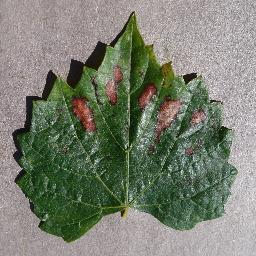
#> input picture grape_base/black_measles/0279ec2c-5470-47e8-b1ba-79442bd323bb___FAM_B.Msls 4396_flipLR.JPG, 256 x 256 px; its folder holds only this picture in this run
$ jupyter execute --allow-errors LBP.ipynb
#> lines starting #> are read from the running program, lines starting #| are printed output that depends on the picture; after the words box and inside, x2 and y2 are one past the last pixel; in counts of white or black regions, pixels touching at a corner belong together
[cell 1]
import cv2
import matplotlib.pyplot as plt
import os
import numpy as np

[cell 2]
from visao import gravar_arquivo_arff, distancia

[cell 3]
import os

BASE_PATH = './grape_base/'
black_measles_imgs = os.listdir(BASE_PATH+'black_measles')
black_measles_imgs = [BASE_PATH+'black_measles/'+img for img in black_measles_imgs]

#> (the rest of this cell did not finish here and is left out)

[cell 4]
# [15 lines left out: function plot_matrix_list, not called in this run]

[cell 5]
import numpy as np
#leaf_blight
def aplica_filtro(img_path):
    img = cv2.imread(img_path)

    qtdeLinhas, qtdeColunas, c = img.shape
    W = np.zeros((qtdeLinhas,qtdeColunas))
    B = img[:,:,0]
    G = img[:,:,1]
    R = img[:,:,2]

    img = cv2.cvtColor(img, cv2.COLOR_BGR2HSV)

    H = img[:,:,0]
    S = img[:,:,1]
    V = img[:,:,2]

    THR = 50

    for i in range(qtdeLinhas):
        for j in range(qtdeColunas):
            if(not(((S[i,j] < THR or V[i,j] < THR) or H[i,j] > 100) or (not(B[i,j] < 100)))):
                W[i,j] = 255

    return W

[cell 6]
# [13 lines left out: function histograma_tons_cinza, not called in this run]

[cell 7]
#teste para obter filtro
img = cv2.imread(black_measles_imgs[0], 0)
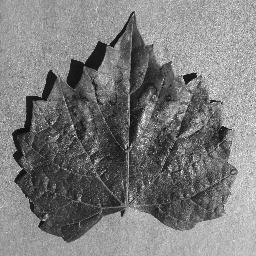
#> img: shape (256, 256); min 0, max 255, mean 124
img_filtro = aplica_filtro(black_measles_imgs[0])
#> in aplica_filtro, img is the input picture: shape (256, 256, 3); mean B, G, R 112.6, 127.2, 122
#> in aplica_filtro, `B = img[:,:,0]`:
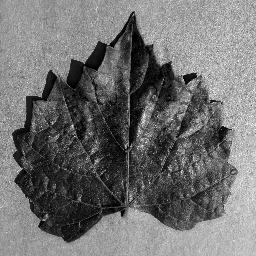
#> B: shape (256, 256); min 0, max 255, mean 112.6
#> in aplica_filtro, `R = img[:,:,2]`:
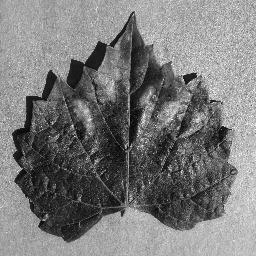
#> R: shape (256, 256); min 0, max 255, mean 122
#> in aplica_filtro, `img = cv2.cvtColor(img, cv2.COLOR_BGR2HSV)`: img: shape (256, 256, 3); mean H, S, V 73.4, 58.3, 132.4
#> in aplica_filtro, `H = img[:,:,0]`:
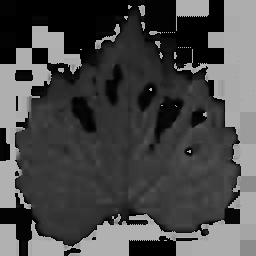
#> H: shape (256, 256); min 0, max 179, mean 73.4
#> in aplica_filtro, `S = img[:,:,1]`:
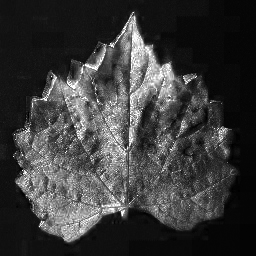
#> S: shape (256, 256); min 0, max 255, mean 58.3
#> after the loop in aplica_filtro, `for i in range(qtdeLinhas):`:
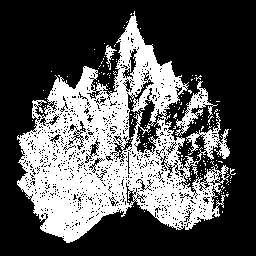
#> W: shape (256, 256) float64; 33.6% white; 156 white regions (153 under 20 px), largest, box (x1, y1, x2, y2) and area: (17, 11, 230, 243) 20979, (175, 81, 218, 136) 577, (105, 45, 117, 70) 99
#> (the rest of this cell did not finish here and is left out)

$ run again, on grape_base/black_measles/18bac66a-6e2d-4e97-971a-feb14f9b7d77___FAM_B.Msls 3879_flipLR.JPG
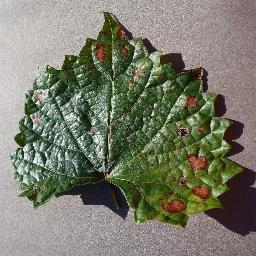
#> input picture grape_base/black_measles/18bac66a-6e2d-4e97-971a-feb14f9b7d77___FAM_B.Msls 3879_flipLR.JPG, 256 x 256 px
#> in aplica_filtro, img is the input picture: shape (256, 256, 3); mean B, G, R 106.9, 123.1, 121.5
#> in aplica_filtro, `S = img[:,:,1]`:
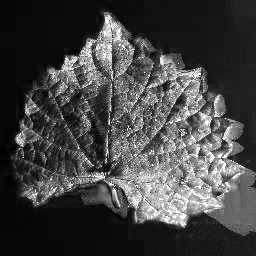
#> S: shape (256, 256); min 0, max 255, mean 67
#> after the loop in aplica_filtro, `for i in range(qtdeLinhas):`:
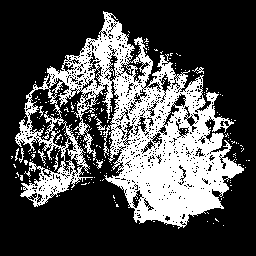
#> W: shape (256, 256) float64; 29.8% white; 209 white regions (200 under 20 px), largest, box (x1, y1, x2, y2) and area: (15, 11, 244, 229) 18765, (96, 118, 106, 130) 42, (38, 149, 46, 166) 35
